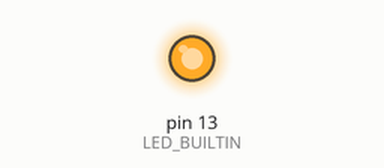
Bench run of a sketch on a simulated Arduino Nano, built with avr-gcc and run on an emulated ATmega328P. On the bench: output pins drawn as LEDs (lit = HIGH).

Above: at 0.15 s.
At 28.2 s:
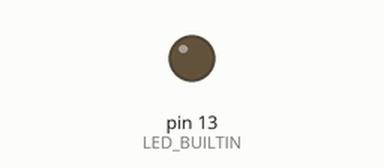
Timing chart, 0 to 30.4 s (numbered marks = the images above):
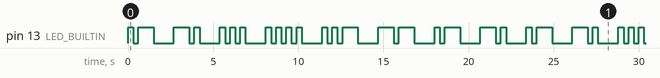

Measured:
- by itself, pin 13 (LED_BUILTIN): moves between LOW and HIGH, repeating every 23.4 s
- by itself, everything shown: repeats every 23.4 s, in 40 steps

The sketch:

Task_2.1p.ino
```cpp
/**
 * Name- ANSHUMAN BISHNOI
 * Student ID- 2010993024
 *
 * Below is the code for blinking my name on Arduino Nano using MORSE CODE.
 * Rules used in the Morse code:
 * Length of dot - 1 units time.
 * Length of dash- 3 units time.
 * Space between dots and dashes of the same letter - 1 units time
 * Space between letters- 3 units time.
 * Space between words - 7 units time.
 Here, 1 unit time - 300 milliseconds.
*/

void dash()
{
   digitalWrite(LED_BUILTIN, HIGH);       // setting up pin 13 on HIGH state
   delay(900);                           // LED is ON for 0.9 seconds ( 3 units time)
   digitalWrite(LED_BUILTIN, LOW);        // setting up pin 13 on LOW state
   delay(300);                           // LED is OFF for 0.3 seconds ( 1 unit time)
}
void dot()
{
   digitalWrite(LED_BUILTIN, HIGH);      // setting up pin 13 on HIGH state
   delay(300);                           // LED is ON for 0.3 seconds ( 1 unit time)
   digitalWrite(LED_BUILTIN, LOW);       // setting up pin 13 on LOW state
   delay(300);                           // LED is OFF for 0.3 seconds( 1 unit time)
}
void setup() {
  // initialize digital pin LED_BUILTIN as an output.
  pinMode(LED_BUILTIN, OUTPUT);
}

// the loop function runs over and over again forever
void loop() {
  // Blinking my name using MORSE CODE

  // A - (.-)
    dot();                          // call to "dot" function
    dash();                         // call to "dash" function
    delay(900);                     // Space between two letters is 3 unit time- 900 milliseconds.

  //N - (-.)
   dash();
   dot();
   delay(900);

  //S - (...)
  dot();
  dot();
  dot();
  delay(900);

  //H - (....)
   dot();
   dot();
   dot();
   dot();
   delay(900);

  //U - (..-)
   dot();
   dot();
   dash();
   delay(900);

  //M - (--)
   dash();
   dash();
   delay(900);

  //A - (.-)
   dot();
   dash();
   delay(900);


  //N - (-.)
  dash();
  dot();
  delay(900);
}
```
